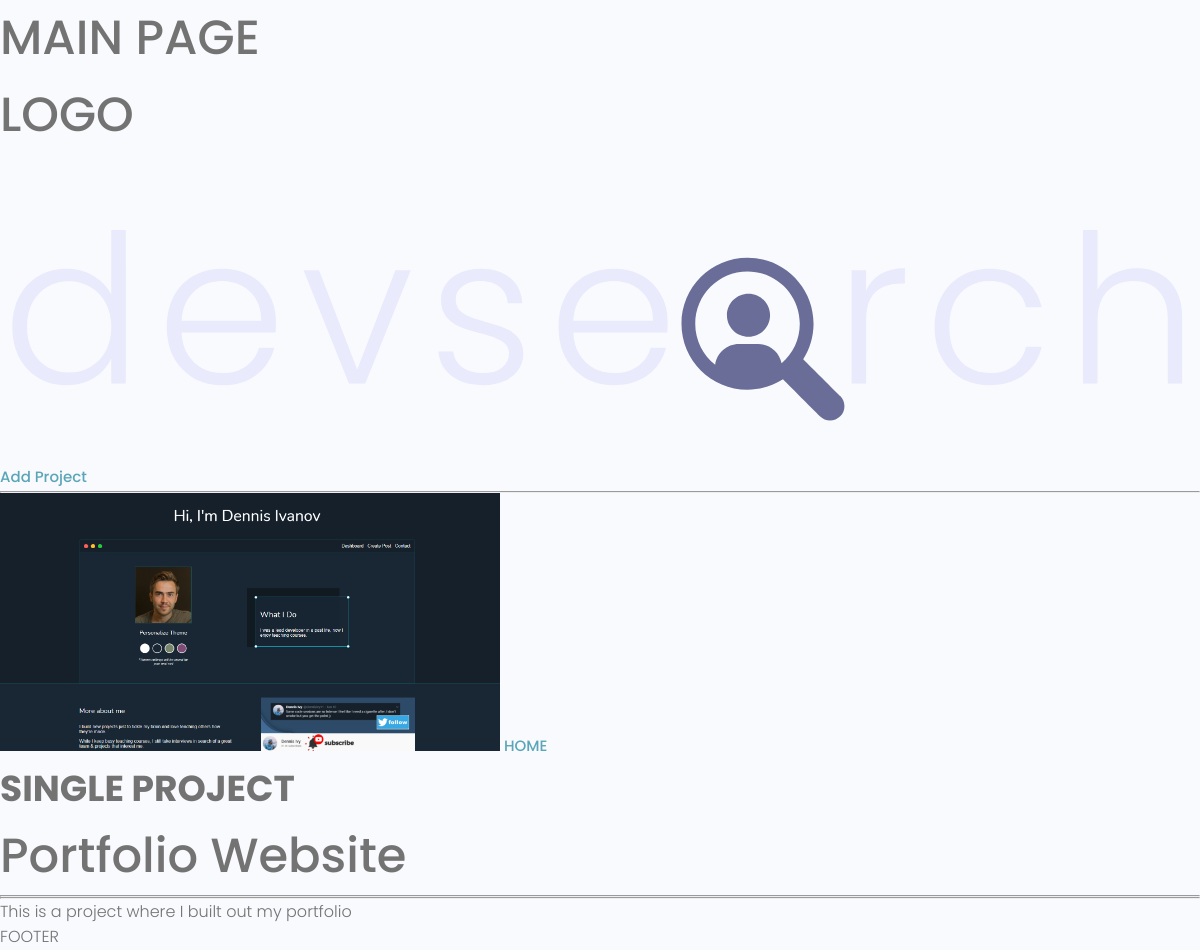
/projectadd/06d8f9e8-1f21-42af-a179-23bfea2c2c49/, run on the app's committed database.
### projects/models.py (models this page shows, shortened)
class Project(models.Model):
    title = models.CharField(max_length=200)
    description = models.TextField(null= True, blank= True)
    featured_image = models.ImageField(null= True, blank= True,default='default.jpg')
    demo_link=  models.CharField(max_length=200,null=True, blank=True)
    source_link= models.CharField(max_length=200,null=True, blank=True)
    tags = models.ManyToManyField('Tag',blank=True)
    vote_total = models.IntegerField(default=0,null=True,blank=True)
    vote_ratio = models.IntegerField(default=0,null=True,blank=True)
    created = models.DateTimeField(auto_now_add=True)
    id = models.UUIDField(default=uuid.uuid4,unique=True, primary_key=True,editable=False)

### projects/views.py (the view)
# urls.py: path('projectadd/<str:pk>/',views.project,name='project'),
def project(request,pk):
    projectObj = Project.objects.get(id=pk)
    return render(request, 'projects/single-project.html',{'project':projectObj})

### projects/templates/projects/single-project.html (shortened to what this page needs)
{% extends 'main.html' %} {% block content %}
<img style="max-width: 500px" src="{{ project.featured_image.url }}" />
<a href="/">HOME</a>
<h2>SINGLE PROJECT</h2>
<h1>{{project.title}}</h1>
<hr />
<hr />
<p>{{project.description}}</p>
{% endblock content %}

### static/styles/app.css (style rules this page uses)
:root { --color-sub: #2d2d39; }
img { width: 100%; }

### static/uikit/styles/modules/_variables.css (style rules this page uses)
:root { --color-main: #5aa5b9; --color-main-light: #e6faff; --color-sub: #3f4156; --color-sub-light: #51546e; --color-sub-lighter: #ededfd; --color-text: #737373; --color-gray: #8b8b8b; --color-light: #e5e7eb; --color-light-gray: #767676; --color-bg: #f8fafd; --color-white: #fffefd; --color-white-light: #f3f3f3; --color-success: #359e64; --color-success-bg: #def8e8; --color-error: #fc4b0b; --color-error-bg: #fff2ee; --font-base: 'Poppins', arial, helvetica, 'Segoe UI', roboto, ubuntu, sans-serif; --font-monospace: 'Fira Code', 'Courier New', courier, monospace; --font-regular: 300; --font-medium: 500; --font-bold: 700; --generic-shadow: 1px 1px 5px #00000010; --generic-transition: all 0.3s ease-in-out; }

### static/uikit/styles/modules/_base.css (style rules this page uses)
* { margin: 0; padding: 0; box-sizing: border-box; text-rendering: optimizeLegibility; color: inherit; font-size: inherit; }
html { font-size: 50%; }
@media only screen and (min-width: 480px) { html { font-size: 56.25%; } }
@media only screen and (min-width: 1200px) { html { font-size: 62.5%; } }
body { line-height: 1.6; font-weight: 400; font-size: 1.5rem; color: var(--color-text); background-color: var(--color-bg); min-height: 100vh; }

### static/uikit/styles/modules/_typography.css (style rules this page uses)
* { font-family: var(--font-base); }
h1 { font-size: 4.8rem; font-weight: var(--font-medium); }
h2 { font-size: 3.6rem; font-weight: var(--font-bold); }
p, span, strong { font-size: 1.6rem; color: var(--color-text); font-weight: var(--font-regular); }
a { padding-bottom: 2px; text-decoration: none; display: inline-block; color: var(--color-main); font-weight: var(--font-medium); }

### data on the page
Project: featured_image (picture), title "Portfolio Website", description "This is a project where I built out my portfolio"
